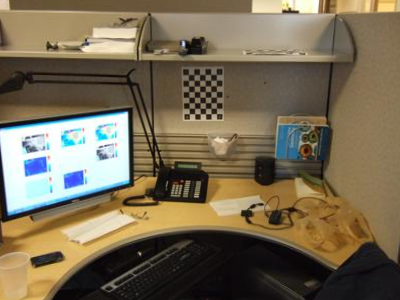
%> input picture MatchFeature/left.png, 400 x 300 px
$ octave matchFeatures_example.m   (GNU Octave 9; MATLAB toolbox functions it lacks are replaced by stand-ins)
%> lines starting %> are read from the running program, lines starting %| are printed output that depends on the picture
close all;
clear all;
clc;

%% MATLAB自带函数matchFeatures的使用示例
% indexPairs = matchFeatures(features1,features2);
% [indexPairs,matchmetric] = matchFeatures(features1,feature2);
% [indexPairs,matchmetric]=matchFeatures(features1,feature2,Name,Value);
% features1,features2是提取出的特征描述子
% indexPairs为nx2的向量，即互相匹配的n对点所对应的坐标索引
% matchmetric为匹配后的特征描述子之间的测度值
% Name为用一对单引号包含的字符串，Value为对应Name的值。

I1 = rgb2gray(imread('left.png'));
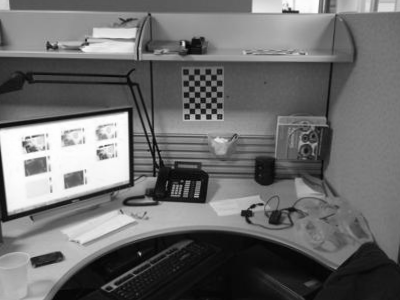
%> I1: size 300x400 uint8; min 1, max 255, mean 108.2
I2 = rgb2gray(imread('right.png'));
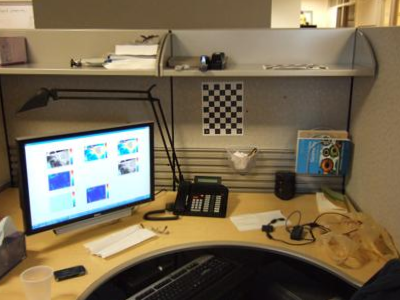
%> input picture MatchFeature/right.png, 400 x 300 px
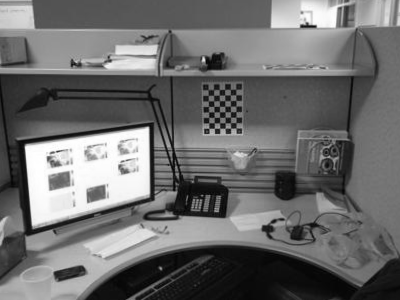
%> I2: size 300x400 uint8; min 1, max 255, mean 108.4

points1 = detectHarrisFeatures(I1);
%> points1 = 318 points; strongest (x, y): (127, 113), (298, 12), (284, 12), (290, 9), (140, 254)
points2 = detectHarrisFeatures(I2);
%> points2 = 320 points; strongest (x, y): (316, 27), (149, 128), (302, 26), (307, 24), (215, 130)

[features1,valid_points1] = extractFeatures(I1,points1);
%> valid_points1 = 232 points; strongest (x, y): (127, 113), (212, 115), (217, 115), (195, 115), (191, 115)
[features2,valid_points2] = extractFeatures(I2,points2);
%> valid_points2 = 249 points; strongest (x, y): (149, 128), (215, 130), (210, 129), (204, 61), (221, 129)

indexPairs = matchFeatures(features1,features2);
%> indexPairs = 178 rows, first 12: [1 13; 2 16; 3 17; 4 18; 6 19; 8 20; 9 23; 10 22; 11 24; 12 25; 13 29; 14 26]

matchedPoints1 = valid_points1(indexPairs(:,1));
%> matchedPoints1 = 178 points; strongest (x, y): (127, 113), (212, 115), (217, 115), (195, 115), (191, 115)
matchedPoints2 = valid_points2(indexPairs(:,2));
%> matchedPoints2 = 178 points; strongest (x, y): (149, 128), (215, 130), (210, 129), (221, 129), (232, 130)

figure;
showMatchedFeatures(I1,I2,matchedPoints1,matchedPoints2);
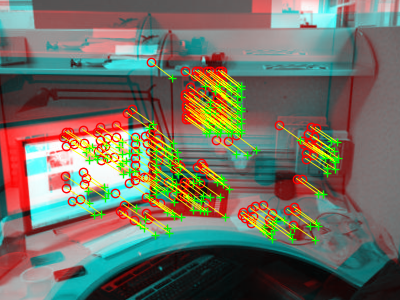
%> figure redrawn from the program's plot data
